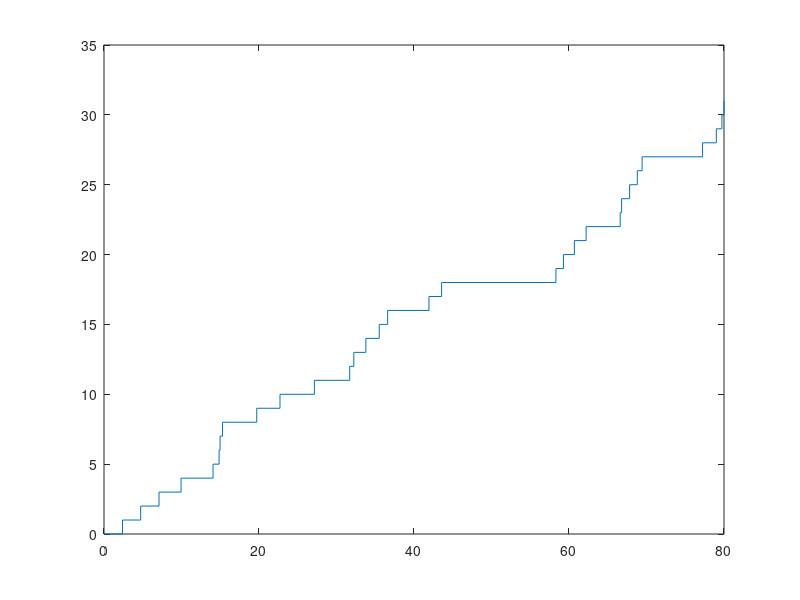

This chart was generated by the following MATLAB code:
lamda=2;Tmax=80;

i=1;T(1)=random('exponential',lamda);

while(T(i)<Tmax)

   T(i+1)=T(i)+random('exponential',lamda);

   i=i+1;

end

T(i)=Tmax;x=0:1:i;w(1)=0;

for p=1:i

   w(p+1)=T(p);

end

%length(w)

%length(x)

stairs(w,x);